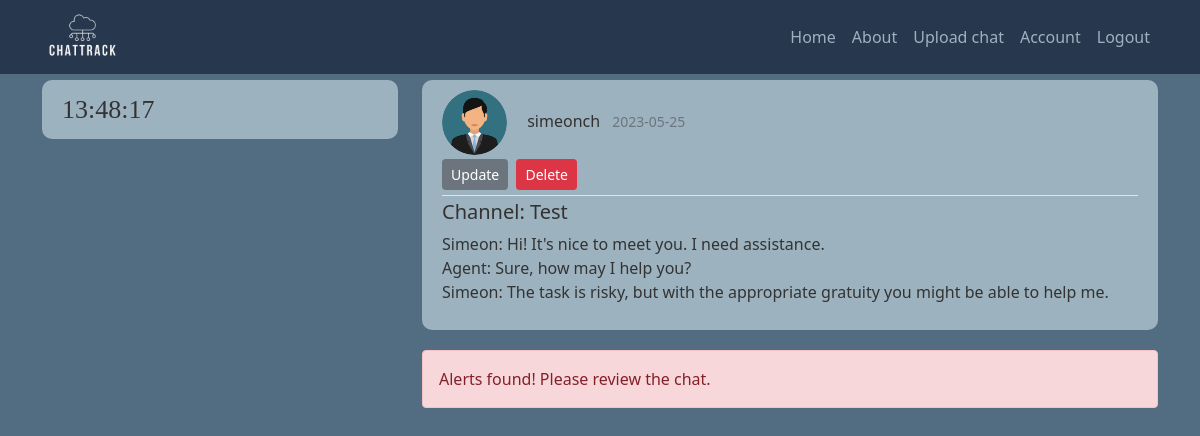
Page /chat/4 (signed in) on the earlier database version.
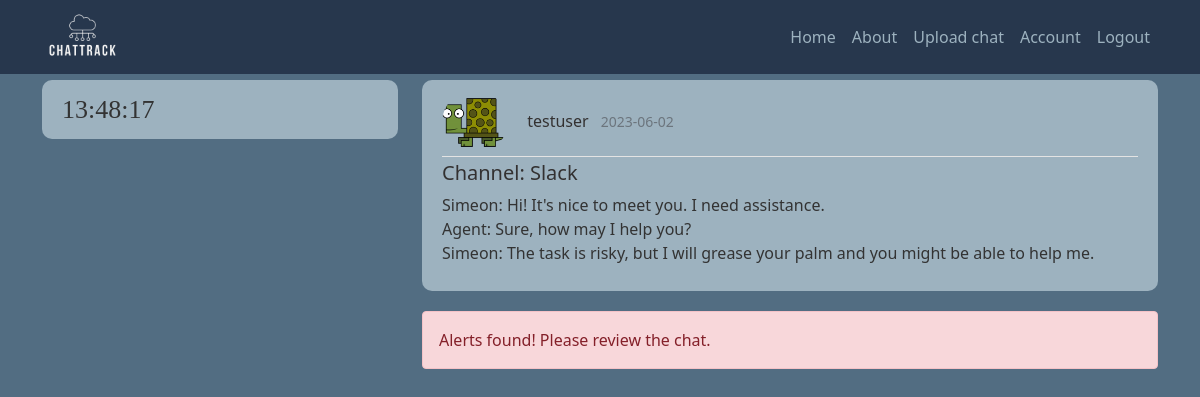
Same page on the later database version.
### chattrack/models.py (models this page shows, shortened)
class User(db.Model, UserMixin):
    id = db.Column(db.Integer, primary_key=True)
    username = db.Column(db.String(20), unique=True, nullable=False)
    email = db.Column(db.String(50), unique=True, nullable=False)
    profile_pic = db.Column(db.String(20), nullable=False, default='default.jpg')
    password = db.Column(db.String(60), nullable=False)
    chats = db.relationship('Chat', backref='owner', lazy=True)

class Chat(db.Model):
    id = db.Column(db.Integer, primary_key=True)
    has_alerts = db.Column(db.Boolean, nullable=False, default=False)
    date_uploaded = db.Column(db.DateTime, nullable=False, default=datetime.utcnow)
    channel = db.Column(db.String(30), nullable=False)
    content = db.Column(db.Text, nullable=False)
    user_id = db.Column(db.Integer, db.ForeignKey('user.id'), nullable=False)

### chattrack/routes.py (the view)
@app.route("/chat/<int:chat_id>", methods=['GET', 'POST'])
@login_required
def chat(chat_id):
    chat = Chat.query.get_or_404(chat_id)
    return render_template('chat.html', title=chat.channel, chat=chat)

### chattrack/models.py (called while the page is built)
@login_manager.user_loader # get an id to keep session of the user
def load_user(user_id):
    return User.query.get(int(user_id))

### chattrack/templates/chat.html (shortened to what this page needs)
{% extends "init_template.html" %}
{% block content %}
  {% if current_user.is_authenticated %}
    <article class="media content-section">
        <div class="media-body">
            <div class="article-metadata">
                <img class="rounded-circle article-img" src="{{ url_for('static', filename='profile_pictures/' + chat.owner.profile_pic) }}">
                <a class="username me-2" href="{{ url_for('user_chats', username=chat.owner.username) }}">{{ chat.owner.username }}</a>
                <small class="text-muted">{{ chat.date_uploaded.strftime('%Y-%m-%d') }}</small>
                {% if chat.owner == current_user %}
                    <div>
                        <a class="btn btn-secondary btn-sm mt-1 mb-1" href="{{ url_for('update_chat', chat_id = chat.id) }}">Update</a>
                        <button type="button" class="btn btn-danger btn-sm m-1" data-bs-toggle="modal" data-bs-target="#deleteModal">Delete</button>
                    </div>
                {% endif %}
            </div>
            <h5 class="article-title">Channel: {{ chat.channel }}</h5>
            <p class="article-content">{{ chat.content }}</p>
        </div>
        </article>
        {% if chat.has_alerts == true %}
            <div class="alert alert-danger" role="alert">
                <div class="panel-heading">Alerts found! Please review the chat.</div>
            </div>
        {% else %}
            <div class="alert alert-success" role="alert">
                <div class="panel-heading">No alerts found.</div>
            </div>
        {% endif %}
  {% else %}
    <div class="alert alert-primary" role="alert">
      <div class="panel-heading">Please log in!</div>
    </div>
  {% endif %}
{% endblock content %}

Differences in the rows shown:
no longer on this page (row unchanged): User: profile_pic (placeholder picture), owner.username "simeonch"
now on this page (row edited): User: profile_pic (picture), owner.username "testuser"
changed Chat: date_uploaded "2023-05-25" → "2023-06-02"; channel "Test" → "Slack"; content "…task is risky, but with the appropriate gratuity you might be able…" → "…task is risky, but I will grease your palm and you might be able…"
Other differences:
text no longer shown: "Update Delete"
